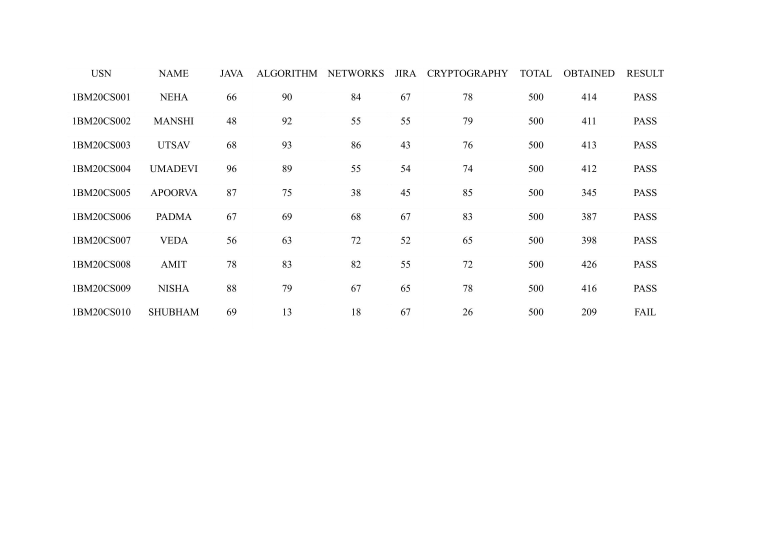
#> input picture grid_remove/page_1.jpg, 2339 x 1654 px, given as the content of the folder input, which was not available (shown at 1/3 size)
$ python grid.py
#> lines starting #> are read from the running program, lines starting #| are printed output that depends on the picture; after the words box and inside, x2 and y2 are one past the last pixel; in counts of white or black regions, pixels touching at a corner belong together; pictures that were not available may be replaced by others from this repository, and a replacement may not be noted
import os
import cv2

# Function to process each image
def process_image(input_path, output_path):
#> called with input_path = 'input/page_1.jpg', output_path = 'grid_remove/page_1.jpg'
    image = cv2.imread(input_path)
#> image is the input picture: shape (1654, 2339, 3); min 0, max 255, mean 252.1
    result = image.copy()
    gray = cv2.cvtColor(image, cv2.COLOR_BGR2GRAY)
    thresh = cv2.threshold(gray, 0, 255, cv2.THRESH_BINARY_INV + cv2.THRESH_OTSU)[1]
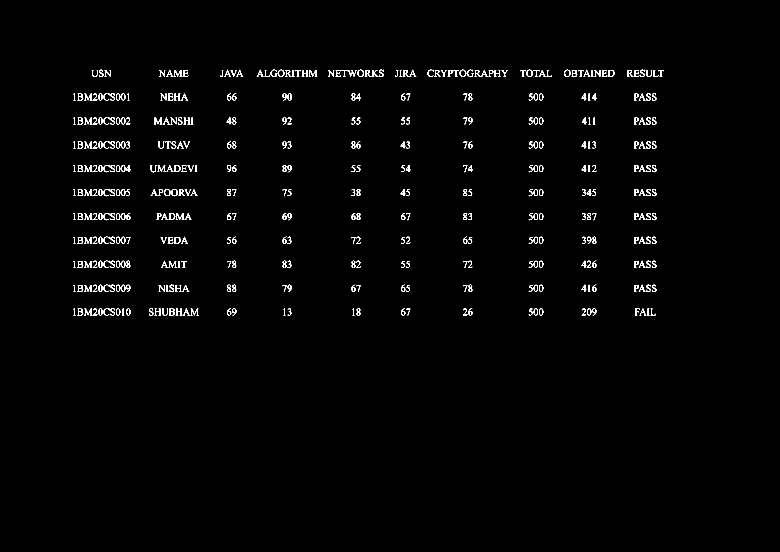
#> thresh: shape (1654, 2339) (shown at 1/3 size); 1.1% white in thin lines or dots, all inside (x1, y1, x2, y2) = (219, 209, 1992, 947)

    # Remove horizontal lines
    horizontal_kernel = cv2.getStructuringElement(cv2.MORPH_RECT, (40,1))
    remove_horizontal = cv2.morphologyEx(thresh, cv2.MORPH_OPEN, horizontal_kernel, iterations=2)
#> remove_horizontal: shape (1654, 2339); every value is 0
    cnts = cv2.findContours(remove_horizontal, cv2.RETR_EXTERNAL, cv2.CHAIN_APPROX_SIMPLE)
#> cnts = 0 contours
    cnts = cnts[0] if len(cnts) == 2 else cnts[1]
#> cnts = []
    for c in cnts:
        cv2.drawContours(result, [c], -1, (255,255,255), 5)
#> this loop made 0 passes

    # Remove vertical lines
    vertical_kernel = cv2.getStructuringElement(cv2.MORPH_RECT, (1,40))
#> vertical_kernel = 40 values from 1 to 1
    remove_vertical = cv2.morphologyEx(thresh, cv2.MORPH_OPEN, vertical_kernel, iterations=2)
    cnts = cv2.findContours(remove_vertical, cv2.RETR_EXTERNAL, cv2.CHAIN_APPROX_SIMPLE)
#> cnts = 0 contours
    cnts = cnts[0] if len(cnts) == 2 else cnts[1]
#> cnts = []
    for c in cnts:
        cv2.drawContours(result, [c], -1, (255,255,255), 5)

    # Save result
    cv2.imwrite(output_path, result)

# Input and output directories
input_folder = 'input'
output_folder = 'grid_remove'

# Create output folder if it doesn't exist
if not os.path.exists(output_folder):
    os.makedirs(output_folder)

# Process each image in the input folder
for filename in os.listdir(input_folder):
    if filename.endswith('.png') or filename.endswith('.jpg'):
        input_path = os.path.join(input_folder, filename)
        output_path = os.path.join(output_folder, filename)
        process_image(input_path, output_path)

$ run again, on grid_remove/page_5.jpg
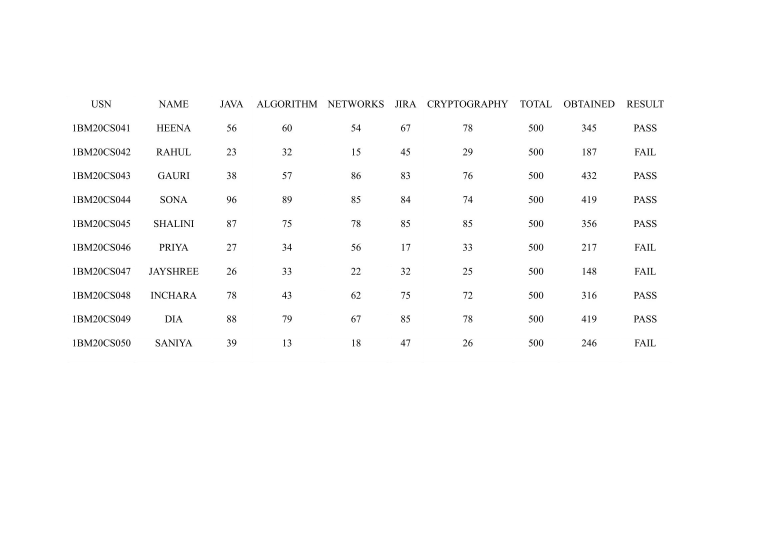
#> input picture grid_remove/page_5.jpg, 2339 x 1654 px, given as the content of the folder input, which was not available (shown at 1/3 size)
#> in process_image, image is the input picture: shape (1654, 2339, 3); min 0, max 255, mean 252.2
#> in process_image, `thresh = cv2.threshold(gray, 0, 255, cv2.THRESH_BINARY_INV + cv2.THRES..`:
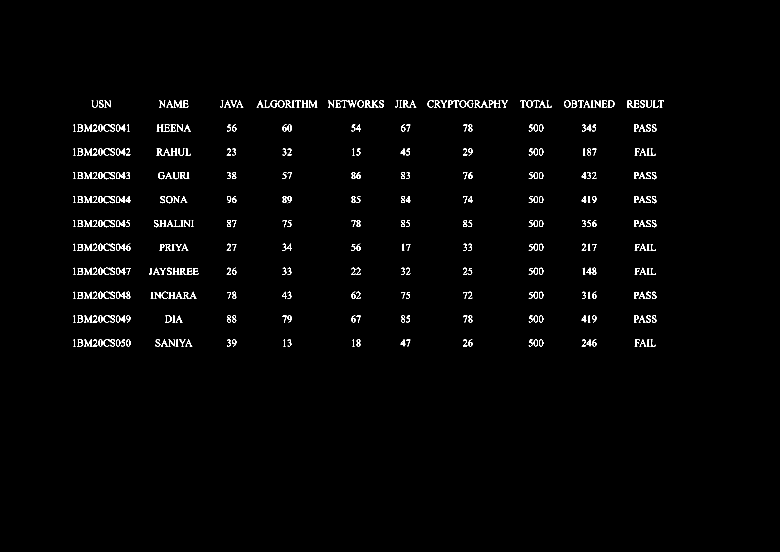
#> thresh: shape (1654, 2339) (shown at 1/3 size); 1.1% white in thin lines or dots, all inside (x1, y1, x2, y2) = (219, 301, 1992, 1040)
#> remove_horizontal: shape (1654, 2339); every value is 0
#> in process_image, `cnts = cv2.findContours(remove_horizontal, cv2.RETR_EXTERNAL, cv2.CHAI..`: cnts = 0 contours
#> in process_image, `cnts = cnts[0] if len(cnts) == 2 else cnts[1]`: cnts = []
#> vertical_kernel = 40 values from 1 to 1
#> in process_image, `cnts = cv2.findContours(remove_vertical, cv2.RETR_EXTERNAL, cv2.CHAIN_..`: cnts = 0 contours
#> in process_image, `cnts = cnts[0] if len(cnts) == 2 else cnts[1]`: cnts = []
